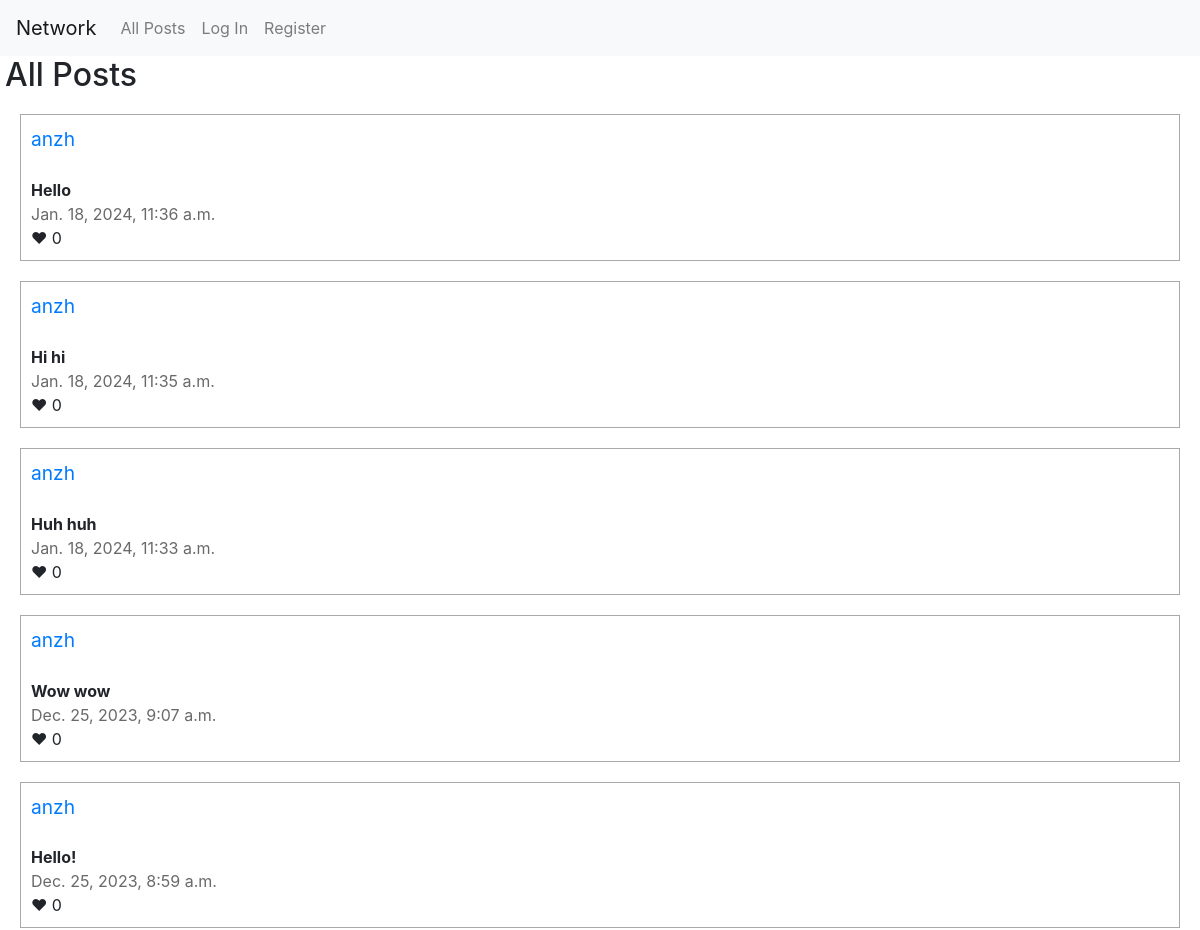
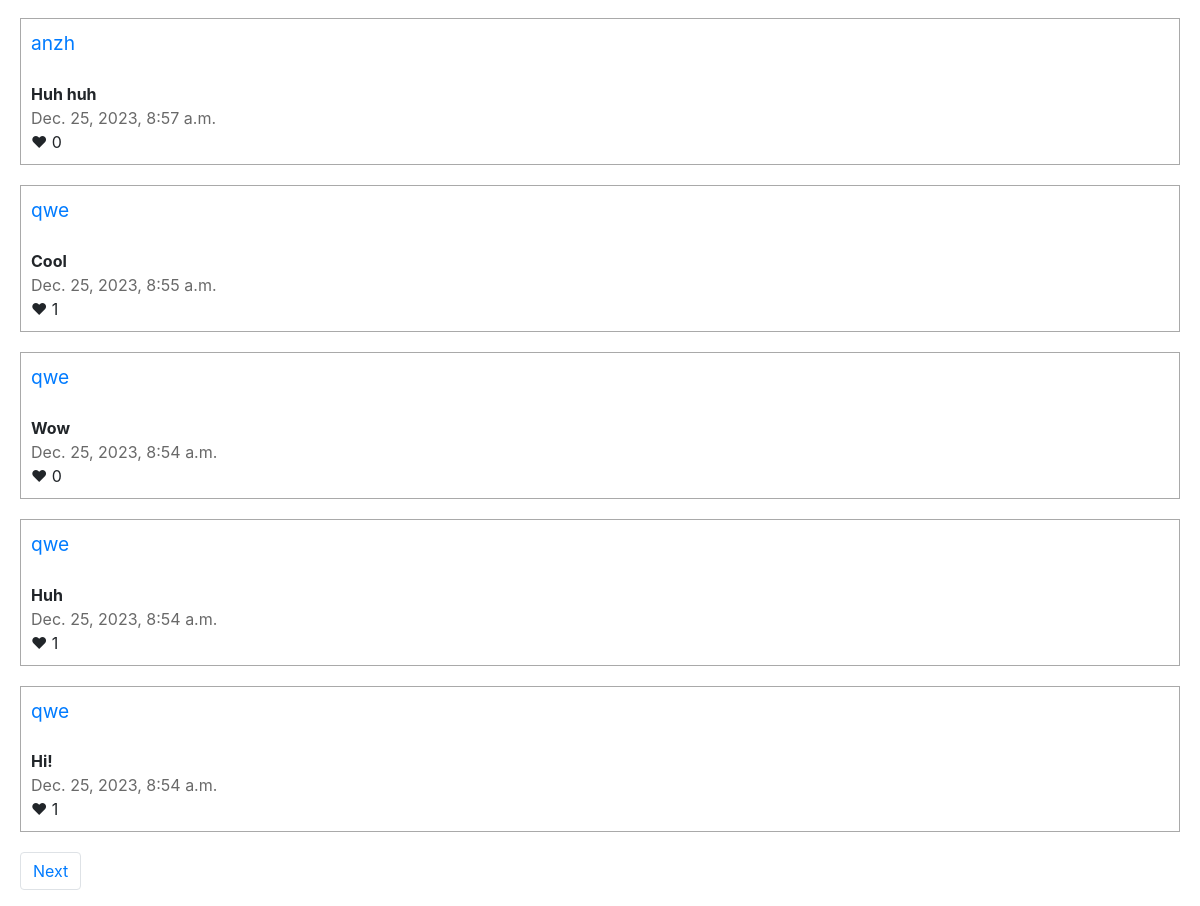
The page / on the database its author committed (2 pictures, top to bottom).
### network/models.py (models this page shows, shortened)
class Post(models.Model):
    author = models.ForeignKey(User, on_delete=models.CASCADE, blank=True, null=True, related_name="author")
    content = models.TextField()
    time = models.DateTimeField(db_default=Now())
    likes = models.IntegerField(default=0)

class User(AbstractUser):
    pass

### network/views.py (the view)
# urls.py: path("", views.index, name="index"),
@csrf_exempt
def index(request):
    posts = Post.objects.all()
    posts = posts.order_by("-time").all()
    paginator = Paginator(posts, 10)
    page_number = request.GET.get('page')
    page_obj = paginator.get_page(page_number)
    try:
        likes = Like.objects.filter(user=request.user)
        liked_posts = []
        for like in likes:
            liked_posts.append(like.post)
    except:
        liked_posts = []
    return render(request, "network/index.html" , {
        "page_obj": page_obj,
        "liked_posts": liked_posts,
    })

### network/templates/network/index.html (shortened to what this page needs)
{% extends "network/layout.html" %}
{% load static %}
{% block body %}
    <h2 style="padding-left: 5px;">All Posts</h2>
    {% for post in page_obj %}
        <div id="edit {{post.id}}" style="display: block; border-style: solid; border-width: 1px; border-color: darkgrey; padding: 10px; margin: 20px;">
            <span style="font-size: larger;"><a href="{% url 'profile' username=post.author %}">{{ post.author }}</a></span><br/><br/>
            <strong><span id="s {{post.id}}">{{ post.content }}</span></strong><br/>
            <span style="color: dimgray;">{{ post.time }}</span><br/>
            &#10084; <span id="l {{post.id}}">{{ post.likes }}</span><br/>
        </div>
    {% endfor %}
    <nav aria-label="Page navigation example">
        <ul class="pagination">
            {% if page_obj.has_next %}
                <li class="page-item" style="padding-left: 20px;"><a class="page-link" href="?page={{ page_obj.next_page_number }}">Next</a></li>
            {% endif %}
        </ul>
    </nav>
{% endblock %}

### network/templates/network/layout.html (shortened to what this page needs)
{% load static %}
<!DOCTYPE html>
<html lang="en">
    <head>
        <link rel="stylesheet" href="https://stackpath.bootstrapcdn.com/bootstrap/4.4.1/css/bootstrap.min.css">
        <link href="{% static 'network/styles.css' %}" rel="stylesheet">
    </head>
    <body>
        <nav class="navbar navbar-expand-lg navbar-light bg-light">
            <a class="navbar-brand" href="{% url 'index' %}">Network</a>
            <div>
              <ul class="navbar-nav mr-auto">
                <li class="nav-item">
                  <a class="nav-link" href="{% url 'index' %}">All Posts</a>
                </li>
                {% if user.is_authenticated %}
                    <li class="nav-item">
                        <a class="nav-link" href="{% url 'following' %}">Following</a>
                    </li>
                    <li class="nav-item">
                        <a class="nav-link" href="{% url 'logout' %}">Log Out</a>
                    </li>
                {% else %}
                    <li class="nav-item">
                        <a class="nav-link" href="{% url 'login' %}">Log In</a>
                    </li>
                    <li class="nav-item">
                        <a class="nav-link" href="{% url 'register' %}">Register</a>
                    </li>
                {% endif %}
              </ul>
            </div>
          </nav>
        <div class="body">
            {% block body %}
            {% endblock %}
        </div>
    </body>
</html>

### rows shown on the page
Post: author "anzh", content "Hello", time "Jan. 18, 2024, 11:36 a.m.", likes "0"
Post: author "anzh", content "Hi hi", time "Jan. 18, 2024, 11:35 a.m.", likes "0"
Post: author "anzh", content "Huh huh", time "Jan. 18, 2024, 11:33 a.m.", likes "0"
Post: author "anzh", content "Wow wow", time "Dec. 25, 2023, 9:07 a.m.", likes "0"
Post: author "anzh", content "Hello!", time "Dec. 25, 2023, 8:59 a.m.", likes "0"
Post: author "anzh", content "Huh huh", time "Dec. 25, 2023, 8:57 a.m.", likes "0"
Post: author "qwe", content "Cool", time "Dec. 25, 2023, 8:55 a.m.", likes "1"
Post: author "qwe", content "Wow", time "Dec. 25, 2023, 8:54 a.m.", likes "0"
Post: author "qwe", content "Huh", time "Dec. 25, 2023, 8:54 a.m.", likes "1"
Post: author "qwe", content "Hi!", time "Dec. 25, 2023, 8:54 a.m.", likes "1"
